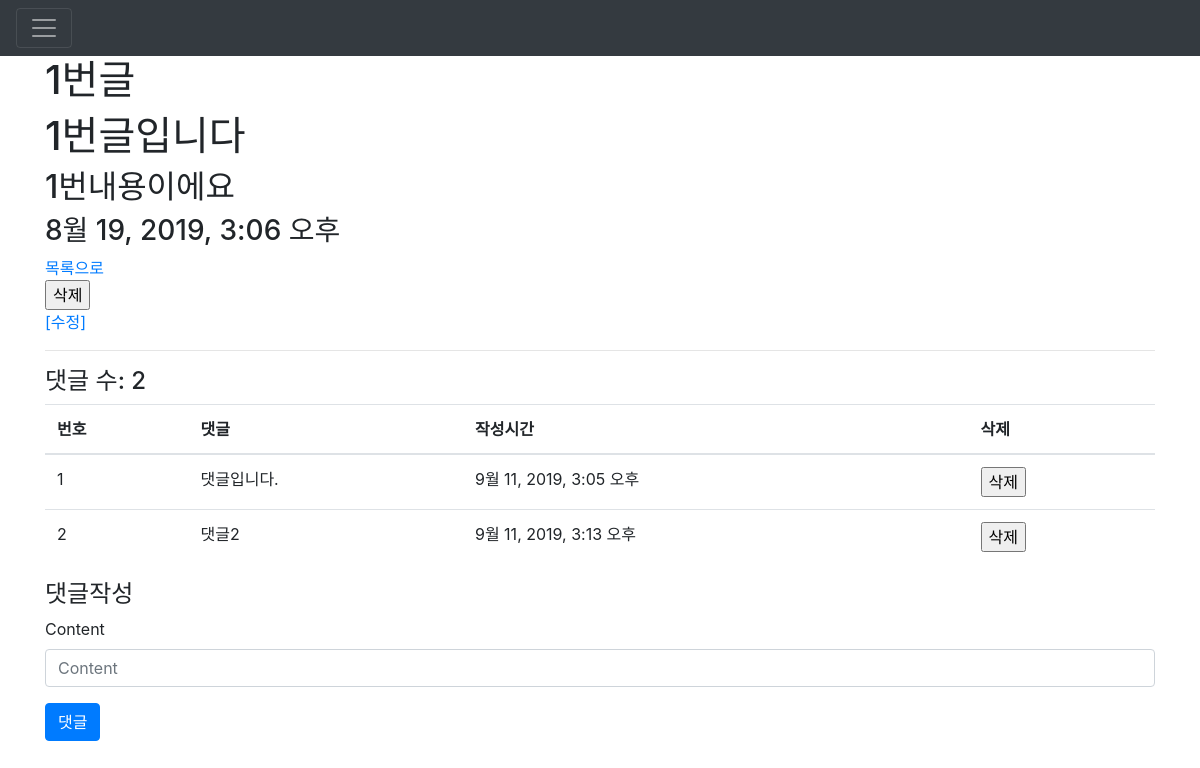
Page /articles/1 on the earlier database version.
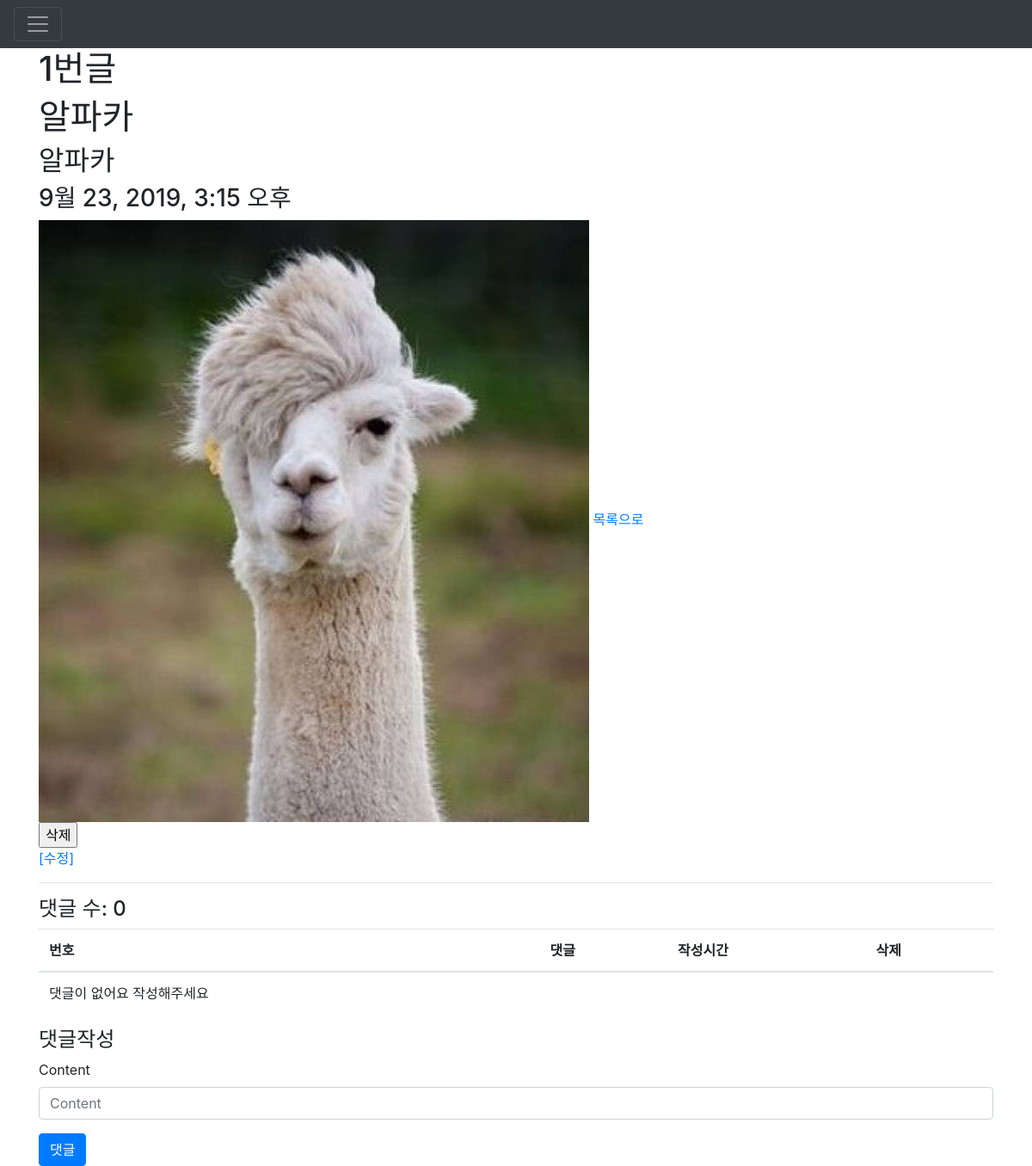
Same page on the later database version.
### articles/models.py (models this page shows, shortened)
class Article(models.Model):
    title = models.CharField(max_length=10)
    content = models.TextField()
    image = models.ImageField(blank=True)
    image_thumbnail = ImageSpecField(
        processors=[ResizeToFill(300,300)],
        format='JPEG',
        options={'quality':80}
    )
    created_at = models.DateTimeField(auto_now_add=True)
    updated_at = models.DateTimeField(auto_now=True)

class Comment(models.Model):
    content = models.CharField(max_length=140)
    created_at = models.DateTimeField(auto_now_add=True)
    article = models.ForeignKey(Article, on_delete=models.CASCADE)

### articles/views.py (the view)
# urls.py: path('<int:article_pk>',views.detail, name='detail'),
def detail(request,article_pk):
    article = get_object_or_404(Article, pk=article_pk)
    comments = article.comment_set.all()
    comment_form = CommentForm()
    context = {
        'article':article,
        'comments' : comments,
        'comment_form' :comment_form
    }
    return render(request,'articles/detail.html',context)

### articles/forms.py
class CommentForm(forms.ModelForm):
    class Meta:
        model = Comment
        exclude = ('article', )

### articles/templates/articles/detail.html (shortened to what this page needs)
{% extends 'articles/base.html' %}
{% load bootstrap4 %}
{% block body %}
<h1> {{article.id}}번글 </h1>
<h1> {{ article.title }} </h1>
<h2> {{ article.content}} </h2>
<h3> {{ article.created_at}} </h3>
{% if article.image %}
  <img src="{{ article.image.url }}" alt="{{ article.image.name }}">
{% endif %}
<a href="{% url 'articles:index' %}">목록으로</a>
<form action="{% url 'articles:delete' article.pk %}" method="POST" onclick="return confirm('진짜 지울래?')">
  <input type="submit" value="삭제">
</form>
<a href="{% url 'articles:update' article.pk %}">[수정]</a>
<hr>
<h4>댓글 수: {{comments.count}} </h4>
<table class="table">
  <thead>
    <tr>
      <th scope="col">번호</th>
      <th scope="col">댓글</th>
      <th scope="col">작성시간</th>
      <th scope="col">삭제</th>
    </tr>
  </thead>
  <tbody>
    {% for comment in comments %}
    <tr>
      <td>
        {{ comment.id }}
      </td>
      <td>
        {{ comment.content }}
      </td>
      <td>
        {{ comment.created_at }}
      </td>
      <td>
        <form action="{% url 'articles:comment_delete' article.pk comment.id %}" method="POST"
          onclick="return confirm('진짜 지울래?')">
          <input type="submit" value="삭제">
        </form>
      </td>
    </tr>
    {% empty %}
    <tr>
      <td>댓글이 없어요 작성해주세요
      </td>
    </tr>
    {% endfor %}
  </tbody>
</table>
<h4>댓글작성</h4>
<form action="{% url 'articles:comment_create' article.pk %}" method="POST" class="form">
  {% bootstrap_form comment_form %}
  {% buttons %}
    <button type="submit" class="btn btn-primary">댓글</button>
  {% endbuttons %}
</form>
{% endblock %}

### articles/templates/articles/base.html (shortened to what this page needs)
{% load static %}
<!DOCTYPE html>
<html lang="ko">
<head>
  <link rel="stylesheet" href="{% static 'bootstrap/css/bootstrap.min.css' %}">
</head>
<body>
  <div class="pos-f-t">
    <nav class="navbar navbar-dark bg-dark">
      <button class="navbar-toggler" type="button" data-toggle="collapse" data-target="#navbarToggleExternalContent" aria-controls="navbarToggleExternalContent" aria-expanded="false" aria-label="Toggle navigation">
        <span class="navbar-toggler-icon"></span>
      </button>
    </nav>
  </div>
  <div class="container">
    {% block body %}
    {% endblock %}
  </div>
</body>
</html>

Differences in the rows shown:
removed Comment: id "1", content "댓글입니다.", created_at "9월 11, 2019, 3:05 오후"
removed Comment: id "2", content "댓글2", created_at "9월 11, 2019, 3:13 오후"
changed Article id 1: title "1번글입니다" → "알파카"; content "1번내용이에요" → "알파카"; created_at "8월 19, 2019, 3:06 오후" → "9월 23, 2019, 3:15 오후"; image: picture added; count "2" → "0"
Other differences:
text now shown: "댓글이 없어요 작성해주세요"
